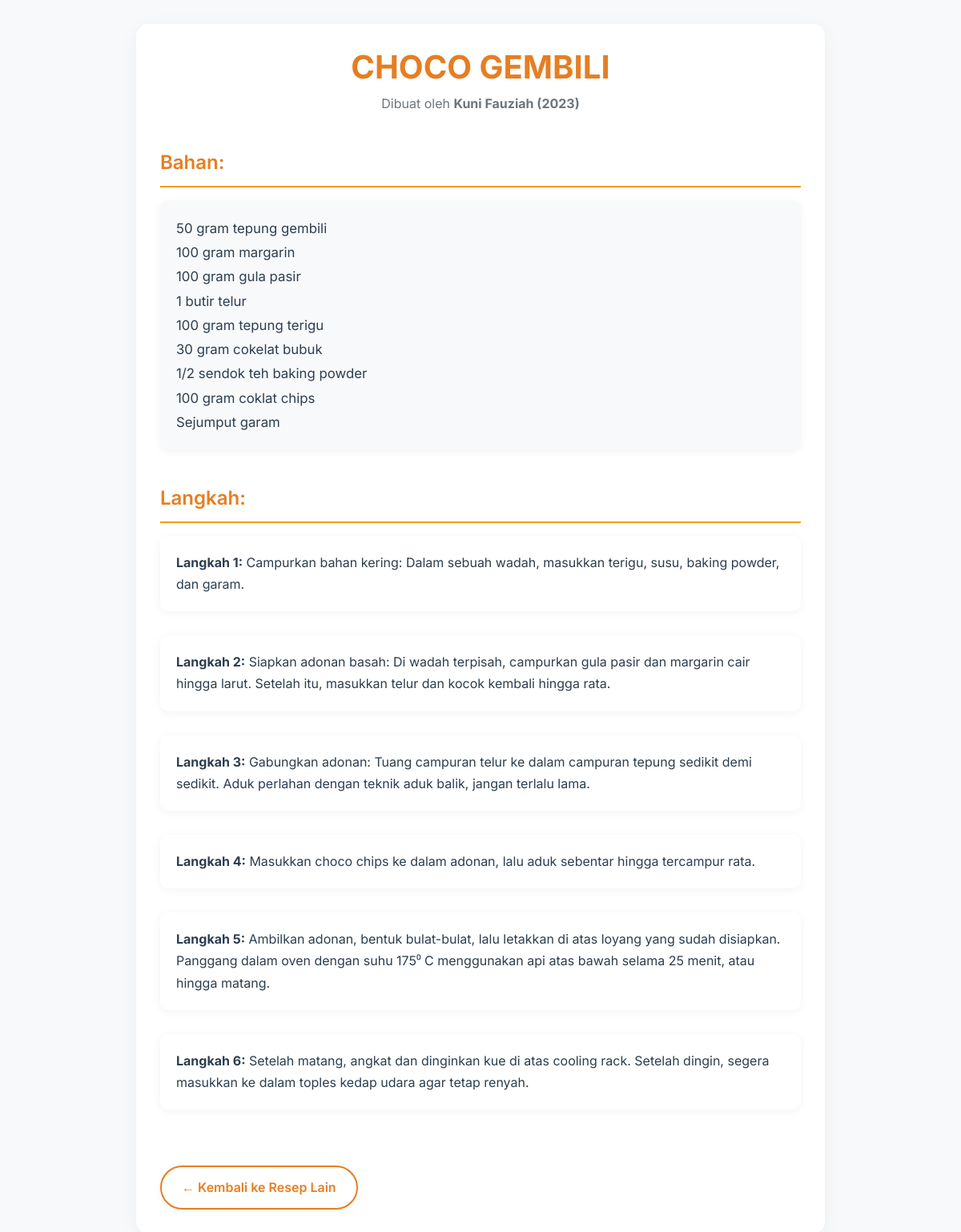
/recipe_detail.php?id=12, run on the app's committed database.
### tables this page shows
CREATE TABLE `recipes` (
  `id` int(11) NOT NULL,
  `user_id` int(11) NOT NULL,
  `name` varchar(255) NOT NULL,
  `ingredients` text NOT NULL,
  `steps` text NOT NULL,
  `created_at` timestamp NOT NULL DEFAULT current_timestamp(),
  `image` varchar(255) NOT NULL DEFAULT 'images/uploads/default.jpg'
);

CREATE TABLE `users` (
  `id` int(11) NOT NULL,
  `username` varchar(100) NOT NULL,
  `password` varchar(255) NOT NULL,
  `email` varchar(100) DEFAULT NULL,
  `created_at` timestamp NOT NULL DEFAULT current_timestamp(),
  `profile_image` varchar(255) DEFAULT NULL,
  `role` varchar(20) DEFAULT 'user'
);

### recipe_detail.php (the view, shortened to what this page needs)
<?php
include 'db.php';
$id = isset($_GET['id']) ? intval($_GET['id']) : 0;
$stmt = $conn->prepare("
    SELECT recipes.*, users.username, users.profile_image
    FROM recipes
    JOIN users ON recipes.user_id = users.id
    WHERE recipes.id = ?
");
$stmt->bind_param("i", $id);
$stmt->execute();
$result = $stmt->get_result();
$row = $result->fetch_assoc();
$steps = json_decode($row['steps'], true);
$username = htmlspecialchars($row['username']);
?>
<!DOCTYPE html>
<html lang="id">
<head>
</head>
<body>
    <div class="container">
        <h2><?= htmlspecialchars($row['name']) ?></h2>
        <div class="author">
            <span>Dibuat oleh <strong><?= $username ?></strong></span>
        </div>
        <h3>Bahan:</h3>
        <div class="content-block">
            <p><?= nl2br(htmlspecialchars($row['ingredients'])) ?></p>
        </div>
        <h3>Langkah:</h3>
        <?php foreach ($steps as $i => $step): ?>
            <?php if (!empty($step)): ?>
                <div class="step">
                    <p><strong>Langkah <?= $i + 1 ?>:</strong> <?= htmlspecialchars($step) ?></p>
                </div>
            <?php endif; ?>
        <?php endforeach; ?>
        <a class="back-link" href="#" onclick="goBack()">← Kembali ke Resep Lain</a>
    </div>
</body>
</html>

### recipe_detail.php (style rules this page uses)
:root { --primary-color: #e67e22; --primary-light: #f39c12; --text-color: #2c3e50; --light-gray: #f8f9fa; --medium-gray: #dee2e6; --dark-gray: #6c757d; --white: #ffffff; --shadow-light: rgba(0,0,0,0.05); --shadow-medium: rgba(0,0,0,0.1); --border-radius: 10px; }
* { box-sizing: border-box; margin: 0; padding: 0; }
body { background: var(--light-gray); font-family: 'Inter', sans-serif; color: var(--text-color); padding: 30px 20px; max-width: 900px; margin: auto; line-height: 1.7; }
.container { background: var(--white); border-radius: 15px; box-shadow: 0 5px 25px var(--shadow-light); padding: 30px; margin-bottom: 30px; }
h2 { color: var(--primary-color); text-align: center; margin-bottom: 0.5rem; font-size: 2.5rem; font-weight: 700; line-height: 1.2; }
.author { text-align: center; color: var(--dark-gray); font-size: 1rem; margin-bottom: 35px; display: flex; align-items: center; justify-content: center; gap: 12px; font-weight: 400; }
h3 { color: var(--primary-color); margin-top: 2.5rem; margin-bottom: 1rem; border-bottom: 2px solid var(--primary-light); padding-bottom: 8px; font-size: 1.5rem; font-weight: 600; }
.content-block { background: var(--light-gray); padding: 20px; border-radius: var(--border-radius); box-shadow: 0 2px 10px var(--shadow-light); margin-bottom: 25px; font-size: 1.05rem; color: var(--text-color); line-height: 1.8; }
.step { display: flex; align-items: flex-start; gap: 25px; margin-bottom: 30px; background: var(--white); padding: 20px; border-radius: var(--border-radius); box-shadow: 0 2px 12px var(--shadow-light); transition: transform 0.2s ease-in-out; }
.step p { margin: 0; font-size: 1rem; background: transparent; padding: 0; box-shadow: none; color: var(--text-color); line-height: 1.7; }
a.back-link { display: inline-block; margin-top: 40px; text-decoration: none; color: var(--primary-color); font-weight: 600; border: 2px solid var(--primary-color); padding: 12px 25px; border-radius: 30px; transition: all 0.3s ease; background-color: var(--white); box-shadow: 0 2px 8px var(--shadow-light); }

### data on the page
recipes: name "CHOCO GEMBILI", user.username "Kuni Fauziah (2023)", ingredients "50 gram tepung gembili 100 gram margarin 100 gram gula pasir 1 butir telur 100 gram tepung terigu 30 gram cokelat bubuk 1/2 sendok teh baking powder 100 gram coklat chips Sejumput garam", steps "Campurkan bahan kering: Dalam sebuah wadah, masukkan terigu, susu, baking powder, dan garam.", steps "Siapkan adonan basah: Di wadah terpisah, campurkan gula pasir dan margarin cair hingga larut. Setelah itu, masukkan telur dan kocok kembali hingga rata.", steps "Gabungkan adonan: Tuang campuran telur ke dalam campuran tepung sedikit demi sedikit. Aduk perlahan dengan teknik aduk balik, jangan terlalu lama.", steps "Masukkan choco chips ke dalam adonan, lalu aduk sebentar hingga tercampur rata.", steps "Ambilkan adonan, bentuk bulat-bulat, lalu letakkan di atas loyang yang sudah disiapkan. Panggang dalam oven dengan suhu 175⁰ C menggunakan api atas bawah selama 25 menit, atau hingga matang.", steps "Setelah matang, angkat dan dinginkan kue di atas cooling rack. Setelah dingin, segera masukkan ke dalam toples kedap udara agar tetap renyah."
